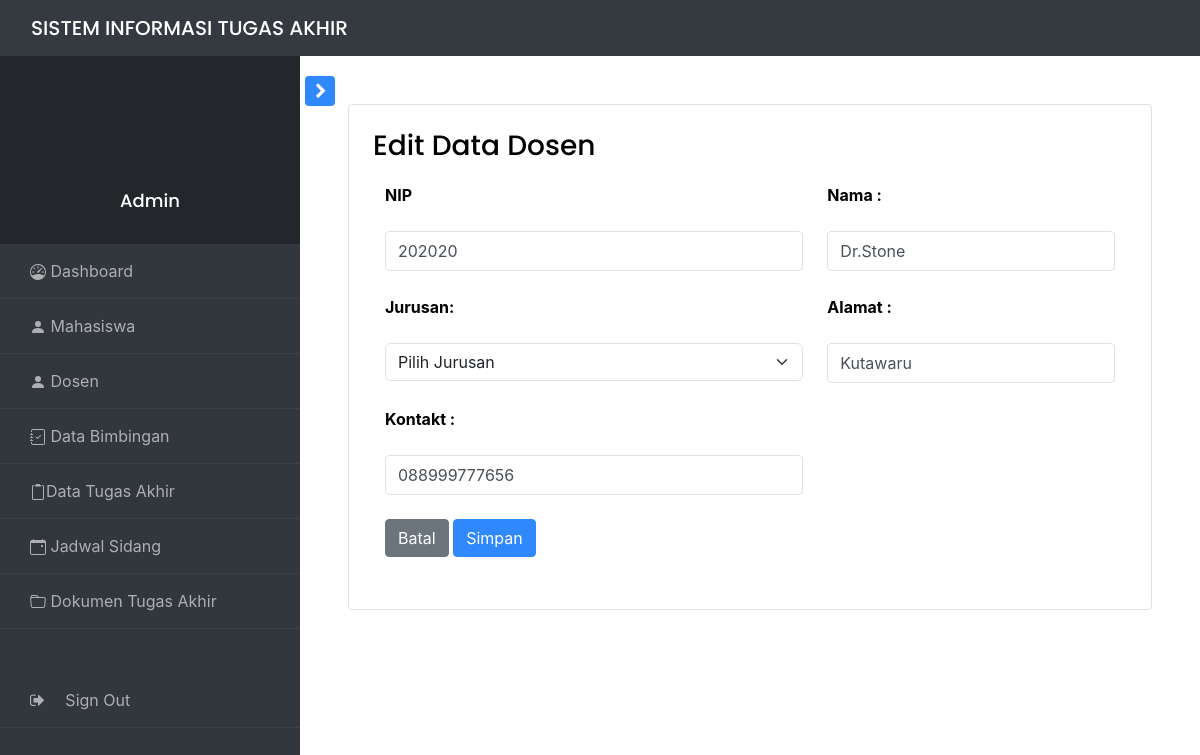
The app's page /views/Admin/edit_dsn?nip=202020 with its own data.
### tables this page shows
CREATE TABLE `dosen` (
  `nip` int NOT NULL,
  `nama_dosen` varchar(50) NOT NULL,
  `jurusan` varchar(50) NOT NULL,
  `alamat` varchar(50) NOT NULL,
  `kontak` varchar(20) NOT NULL
);

### controllers/dosenController.php (called while the page is built, shortened)
<?php
include_once '../../models/dosen.php';
class dosenController{
    private $model;
    public function __construct($db){
        $this->model = new dosen($db);
    }
    public function getnamabynip($nip){
        return $this->model->getnamabynip($nip);
    }
}

### models/dosen.php (called while the page is built, shortened)
<?php
class dosen{
    private $koneksi;
    public function __construct($db){
        $this->koneksi = $db;
    }
    public function getnamabynip($nip){
        $query = "SELECT * from dosen where nip ='$nip'";
        $result = mysqli_query($this->koneksi,$query);
        return $result;
    }
}
?>

### views/Admin/edit_dsn.php (the view, shortened to what this page needs)
<?php
include_once '../../controllers/MahasiswaController.php';
include_once '../../controllers/dosenController.php';
require '../../navbar_adm.php';
$database = new database;
$db = $database->getKoneksi();
$dosenController = new dosenController($db);
?>
          <div id="content" class="p-4 p-md-5 pt-5">
               <form action="update_dsn" method="post" class="border p-4 rounded">
                    <h3>Edit Data Dosen</h3>
                    <?php
                    foreach ($dosenController->getnamabynip($_GET['nip']) as $d) { ?>
                         <table class="table table-borderless" px-3 py-3>
                              <tr>
                                   <th>NIP</th>
                                   <th> Nama :</th>
                              </tr>
                              <tr>
                                   <th><input type="text" id="newnip" name="newnip" class="form-control border" value="<?php echo $d['nip'] ?>"></th>
                                   <th><input type="text" id="nama_dosen" name="nama_dosen" class="form-control border" value="<?php echo $d['nama_dosen'] ?>"></th>
                              </tr>
                              <tr>
                                   <th> Jurusan:</th>
                                   <th> Alamat :</th>
                              </tr>
                              <tr>
                                   <th><select name="jurusan" id="jurusan" class="form-select">
                                             <option value="">Pilih Jurusan</option>
                                        </select></th>
                                   <th><input type="text" id="alamat" name="alamat" class="form-control border" value="<?php echo $d['alamat'] ?>"></th>
                              </tr>
                              <tr>
                                   <th> Kontakt :</th>
                              </tr>
                              <tr>
                                   <th><input type="text" id="kontak" name="kontak" class="form-control border" value="<?php echo $d['kontak'] ?>"></th>
                              </tr>
                              <td><a href="dosen.php" class="btn btn-secondary" data-bs-dismiss="modal">Batal</a>
                                   <button type="submit" class="btn btn-primary">Simpan</button>
                              </td>
                         </table>
                    <?php } ?>
               </form>
          </div>

### records on screen
dosen: newnip "202020", nama_dosen "Dr.Stone", alamat "Kutawaru", kontak "088999777656"
